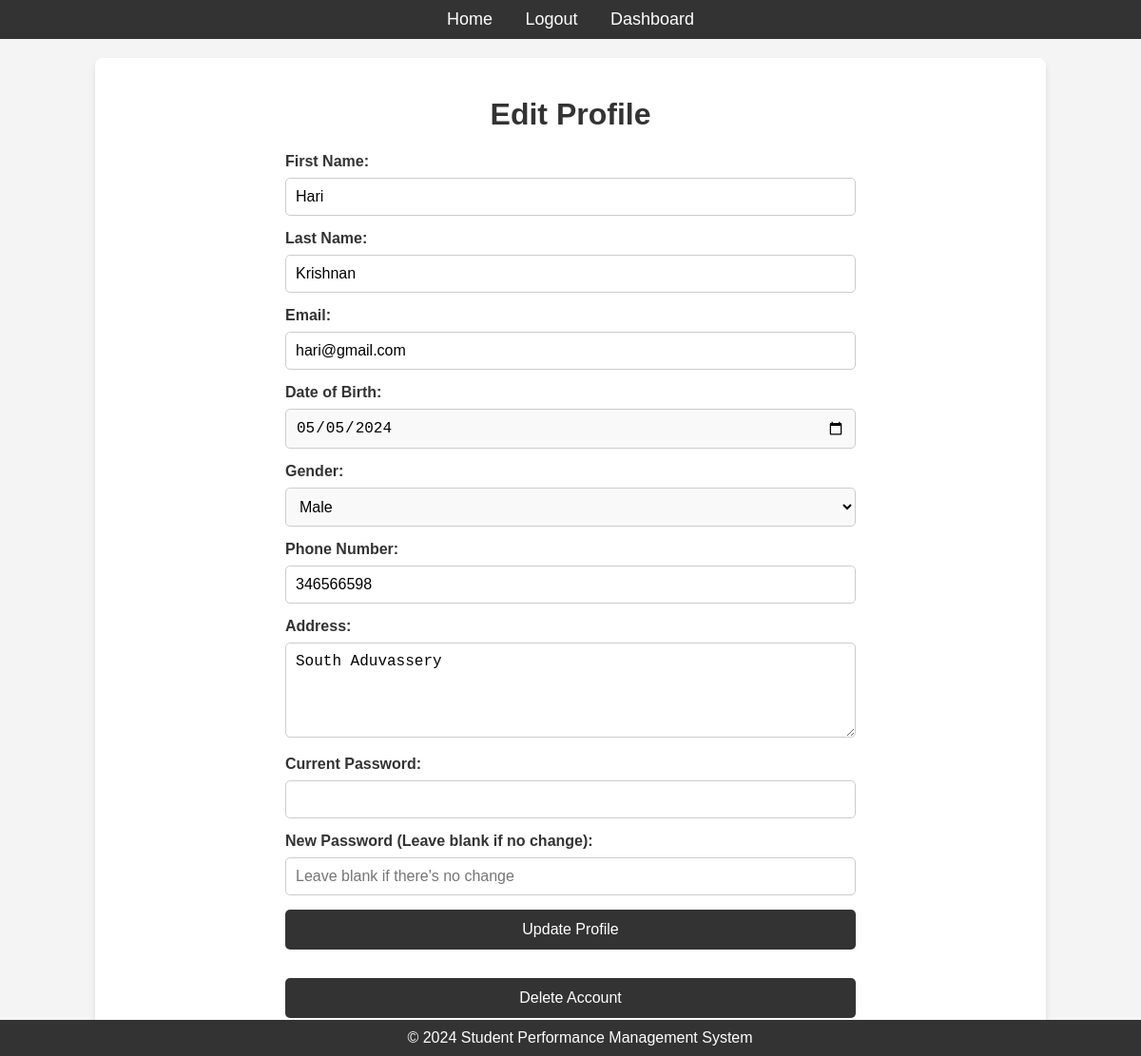
The page /html/EditStudentProfile.php (signed in) on the database its author committed.
### tables this page shows
CREATE TABLE `students` (
  `student_id` int(11) NOT NULL,
  `first_name` varchar(50) NOT NULL,
  `last_name` varchar(50) NOT NULL,
  `date_of_birth` date NOT NULL,
  `gender` enum('male','female','other') NOT NULL,
  `address` varchar(255) DEFAULT NULL,
  `phone_number` varchar(15) DEFAULT NULL,
  `email` varchar(100) NOT NULL,
  `enrollment_date` date NOT NULL,
  `user_id` int(11) DEFAULT NULL,
  `created_at` timestamp NOT NULL DEFAULT current_timestamp(),
  `updated_at` timestamp NOT NULL DEFAULT current_timestamp() ON UPDATE current_timestamp()
);

### html/EditStudentProfile.php (the view, shortened to what this page needs)
<?php
include 'db_connection.php';
$user_id = $_SESSION['user_id'];
$query = "SELECT * FROM students WHERE user_id = ?";
$stmt = $conn->prepare($query);
$stmt->bind_param("i", $user_id);
$stmt->execute();
$result = $stmt->get_result();
$student = $result->fetch_assoc();
?>
<!DOCTYPE html>
<html lang="en">
<head>
    <link rel="stylesheet" href="../css/EditStudentProfile.css">
</head>
<body>
    <nav>
        <a href="index.html">Home</a>
        <a href="logout.php">Logout</a>
        <a href="StudentDashboard.php">Dashboard</a>
    </nav>
    <div class="container">
        <h1>Edit Profile</h1>
        <div class="profile-form">
            <form action="EditStudentProfile.php" method="POST">
                <label for="first_name">First Name:</label>
                <input type="text" name="first_name" value="<?php echo htmlspecialchars($student['first_name']); ?>" required>
                <label for="last_name">Last Name:</label>
                <input type="text" name="last_name" value="<?php echo htmlspecialchars($student['last_name']); ?>" required>
                <label for="email">Email:</label>
                <input type="email" name="email" value="<?php echo htmlspecialchars($student['email']); ?>" required>
                <label for="date_of_birth">Date of Birth:</label>
                <input type="date" name="date_of_birth" value="<?php echo htmlspecialchars($student['date_of_birth']); ?>" required>
                <label for="gender">Gender:</label>
                <select name="gender" required>
                    <option value="male" <?php echo ($student['gender'] == 'male') ? 'selected' : ''; ?>>Male</option>
                </select>
                <label for="phone_number">Phone Number:</label>
                <input type="text" name="phone_number" value="<?php echo htmlspecialchars($student['phone_number']); ?>" required>
                <label for="address">Address:</label>
                <textarea name="address" required><?php echo htmlspecialchars($student['address']); ?></textarea>
                <label for="current_password">Current Password:</label>
                <input type="password" name="current_password" required>
                <label for="new_password">New Password (Leave blank if no change):</label>
                <input type="password" name="new_password" placeholder="Leave blank if there's no change">
                <button type="submit">Update Profile</button>
            </form>
            <form action="EditStudentProfile.php" method="POST" class="delete-form">
                <button type="submit" name="delete_account" class="delete-button" onclick="return confirm('Are you sure you want to delete your account? This action cannot be undone.')">Delete Account</button>
            </form>
        </div>
    </div>
    <footer>
        &copy; 2024 Student Performance Management System
    </footer>
</body>
</html>

### css/EditStudentProfile.css (style rules this page uses)
body { font-family: Arial, sans-serif; background-color: #f4f4f4; margin: 0; padding: 0; }
nav { background-color: #333; padding: 10px; text-align: center; }
nav a { color: white; text-decoration: none; margin: 0 15px; font-size: 18px; }
.container { width: 80%; margin: 20px auto; padding: 20px; background-color: white; border-radius: 8px; box-shadow: 0 4px 6px rgba(0, 0, 0, 0.1); }
h1 { text-align: center; color: #333; }
.profile-form { width: 100%; max-width: 600px; margin: 0 auto; }
.profile-form label { display: block; margin-bottom: 8px; font-weight: bold; color: #333; }
.profile-form input, .profile-form select, .profile-form textarea { width: 100%; padding: 10px; margin-bottom: 15px; border: 1px solid #ccc; border-radius: 5px; box-sizing: border-box; font-size: 16px; }
.profile-form input[type="date"] { background-color: #f9f9f9; }
.profile-form select { background-color: #f9f9f9; }
.profile-form textarea { height: 100px; resize: vertical; }
.profile-form button { background-color: #333; color: white; padding: 12px 20px; border: none; border-radius: 5px; cursor: pointer; font-size: 16px; display: block; width: 100%; }
.delete-form { text-align: center; margin-top: 30px; }
.delete-button { background-color: red; color: white; padding: 12px 20px; border: none; border-radius: 5px; font-size: 16px; cursor: pointer; width: 100%; }
footer { text-align: center; padding: 10px; background-color: #333; color: white; position: fixed; bottom: 0; width: 100%; }

### rows shown on the page
students: first_name "Hari", last_name "Krishnan", email "hari@gmail.com", date_of_birth "05/05/2024", gender "Male", phone_number "346566598", address "South Aduvassery"
